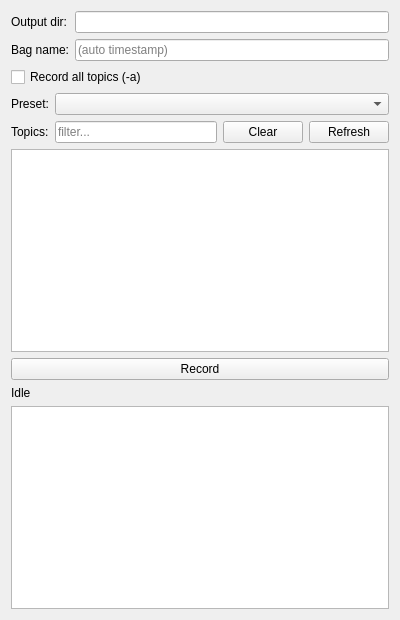
<?xml version="1.0" encoding="UTF-8"?>
<ui version="4.0">
 <class>RosbagPanel</class>
 <widget class="QWidget" name="RosbagPanel">
  <property name="geometry">
   <rect>
    <x>0</x>
    <y>0</y>
    <width>400</width>
    <height>620</height>
   </rect>
  </property>
  <property name="windowTitle">
   <string>Rosbag Recorder</string>
  </property>
  <layout class="QVBoxLayout" name="verticalLayout">
   <item>
    <layout class="QGridLayout" name="optsLayout">
     <item row="0" column="0">
      <widget class="QLabel" name="dirLabel">
       <property name="text">
        <string>Output dir:</string>
       </property>
      </widget>
     </item>
     <item row="0" column="1">
      <widget class="QLineEdit" name="outputDirEdit"/>
     </item>
     <item row="1" column="0">
      <widget class="QLabel" name="nameLabel">
       <property name="text">
        <string>Bag name:</string>
       </property>
      </widget>
     </item>
     <item row="1" column="1">
      <widget class="QLineEdit" name="bagNameEdit">
       <property name="placeholderText">
        <string>(auto timestamp)</string>
       </property>
      </widget>
     </item>
    </layout>
   </item>
   <item>
    <widget class="QCheckBox" name="recordAllCheck">
     <property name="text">
      <string>Record all topics (-a)</string>
     </property>
    </widget>
   </item>
   <item>
    <layout class="QHBoxLayout" name="presetLayout">
     <item>
      <widget class="QLabel" name="presetLabel">
       <property name="text">
        <string>Preset:</string>
       </property>
      </widget>
     </item>
     <item>
      <widget class="QComboBox" name="presetCombo">
       <property name="sizePolicy">
        <sizepolicy hsizetype="Expanding" vsizetype="Fixed">
         <horstretch>0</horstretch>
         <verstretch>0</verstretch>
        </sizepolicy>
       </property>
      </widget>
     </item>
    </layout>
   </item>
   <item>
    <layout class="QHBoxLayout" name="topicHeaderLayout">
     <item>
      <widget class="QLabel" name="topicsLabel">
       <property name="text">
        <string>Topics:</string>
       </property>
      </widget>
     </item>
     <item>
      <widget class="QLineEdit" name="filterEdit">
       <property name="placeholderText">
        <string>filter...</string>
       </property>
      </widget>
     </item>
     <item>
      <widget class="QPushButton" name="clearButton">
       <property name="text">
        <string>Clear</string>
       </property>
      </widget>
     </item>
     <item>
      <widget class="QPushButton" name="refreshButton">
       <property name="text">
        <string>Refresh</string>
       </property>
      </widget>
     </item>
    </layout>
   </item>
   <item>
    <widget class="QListWidget" name="topicList"/>
   </item>
   <item>
    <widget class="QPushButton" name="recordButton">
     <property name="text">
      <string>Record</string>
     </property>
    </widget>
   </item>
   <item>
    <widget class="QLabel" name="statusLabel">
     <property name="text">
      <string>Idle</string>
     </property>
     <property name="wordWrap">
      <bool>true</bool>
     </property>
    </widget>
   </item>
   <item>
    <widget class="QPlainTextEdit" name="outputText">
     <property name="readOnly">
      <bool>true</bool>
     </property>
    </widget>
   </item>
  </layout>
 </widget>
 <resources/>
 <connections/>
</ui>
